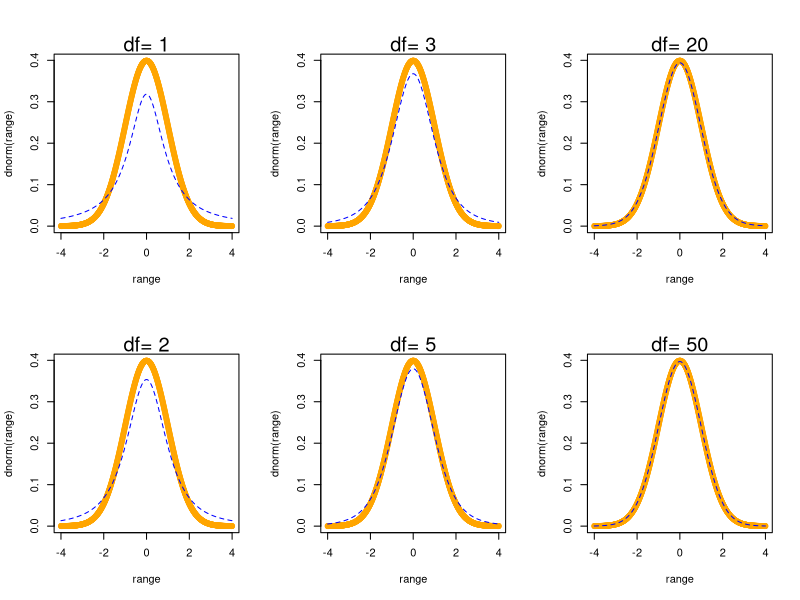
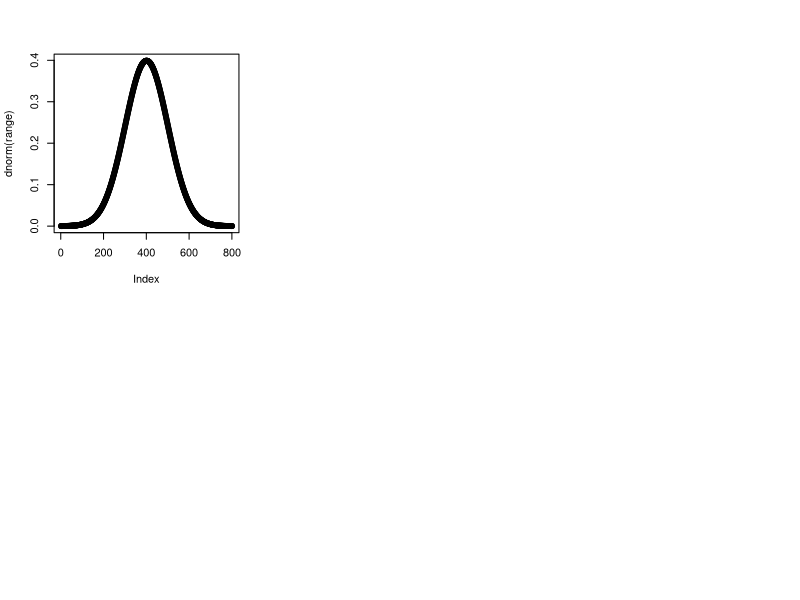

Recreate these plots in R, in order.
#hw2-5a
range<-seq(-4,4,.01)
layout(matrix(1:6,ncol=3))
for(i in c(1,2,3,5,20,50)){
  plot(range,dnorm(range),lty=1,col="orange")   #normal d
  lines(range,dt(range,df=i),lty=2,col="blue")  #t
  mtext(paste("df=",i),cex=1.2)                 #write text,cex-large the words
}
plot(dnorm(range))

#5b
pnorm(-1)          #0.1586553
qnorm(0.025,0,1)   #-1.959964
pnorm(1.959964)
#df = 5, 10, 100
pt(-1,5)           #0.1816087
qt(0.025,5)        #-2.570582
pt(-1,10)          #0.1704466
qt(0.025,10)       #-2.228139
pt(-1,100)         #0.1598621
qt(0.025,100)      #-1.983972

#5c
samp<-rnorm(10,50,9)
#the mean will 95% in the interval
t.test(samp)$conf.int     #39.48664-55.44897

#5d
mean(samp)                #47.4678
47.47-1.96*9/sqrt(10)        #41.89
47.47+1.96*9/sqrt(10)        #50.29
#do100
samp100<-rnorm(100,50,9)  
t.test(samp100)$conf.int  #47.73866-51.00789
mean(samp100)             #49.37328
49.37-1.96*9/sqrt(100)        #47.606
49.37+1.96*9/sqrt(100)        #51.134

#5e
t.test(samp,conf.level = .99)$conf.int
t.test(samp100,conf.level = .99)$conf.int
